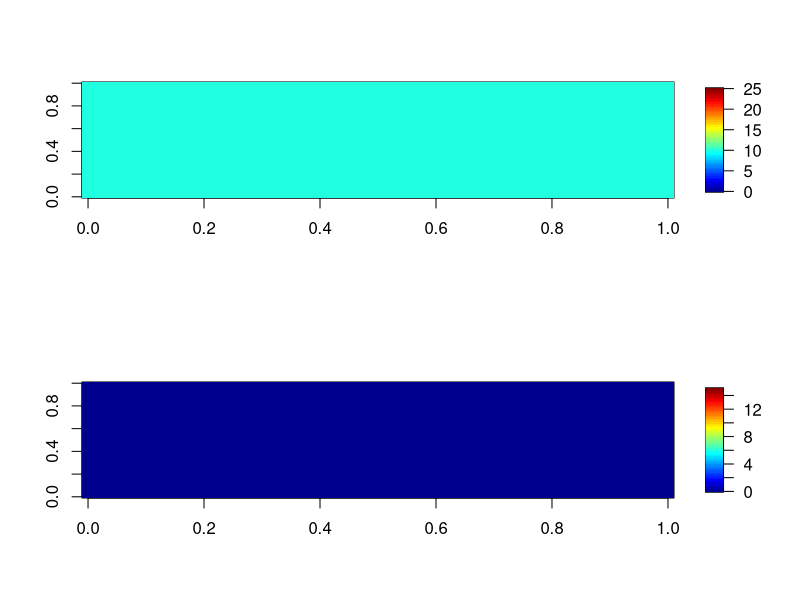
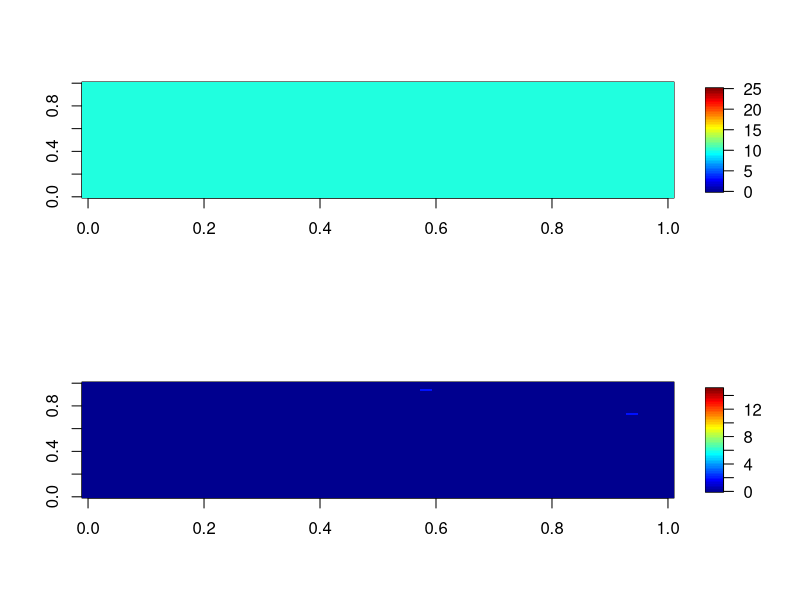
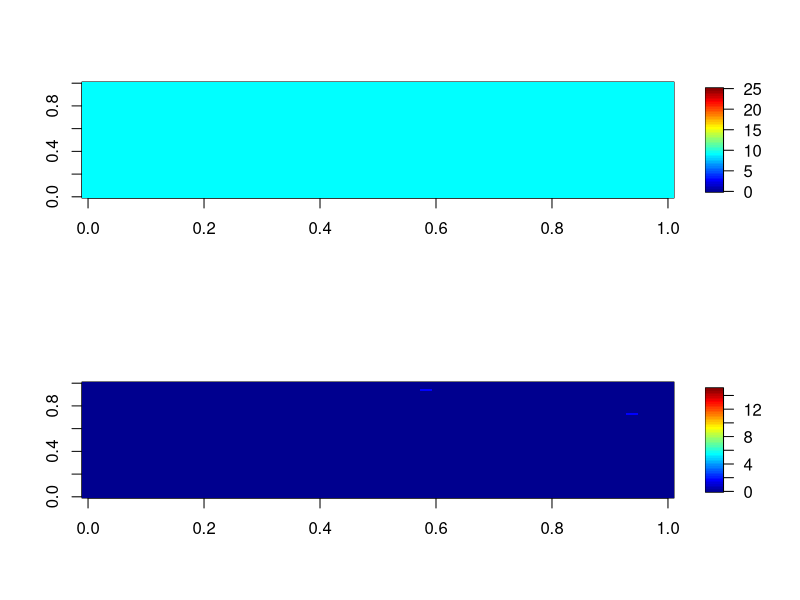
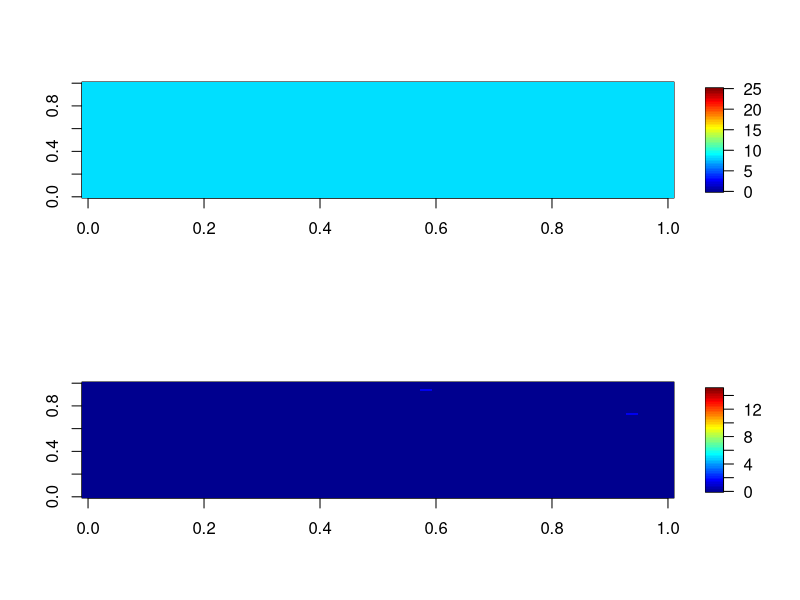
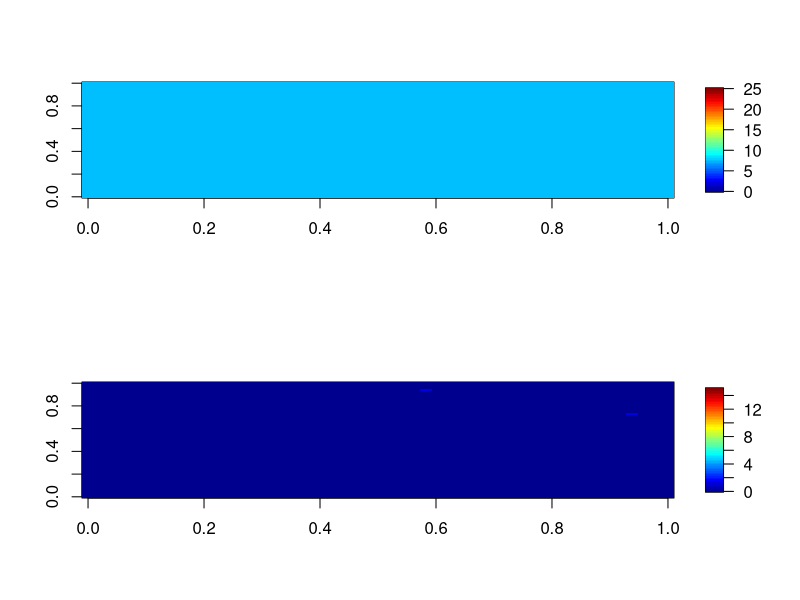
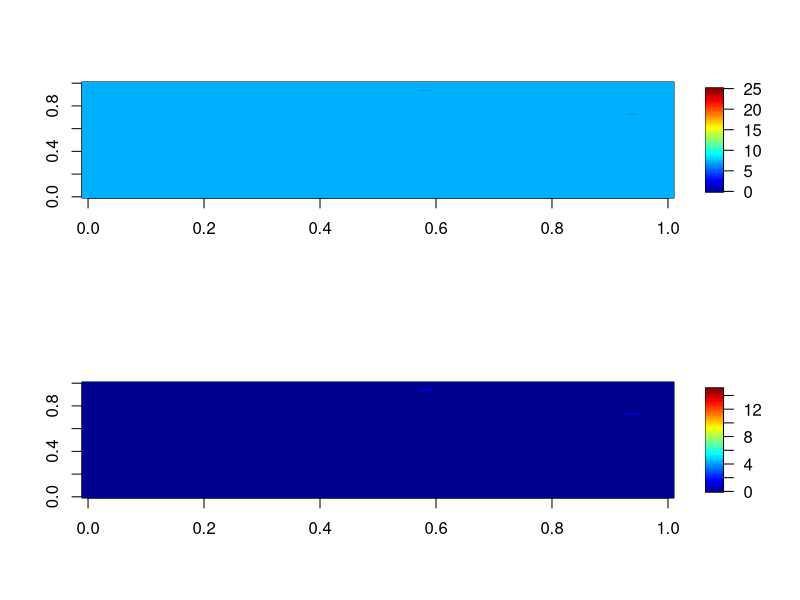
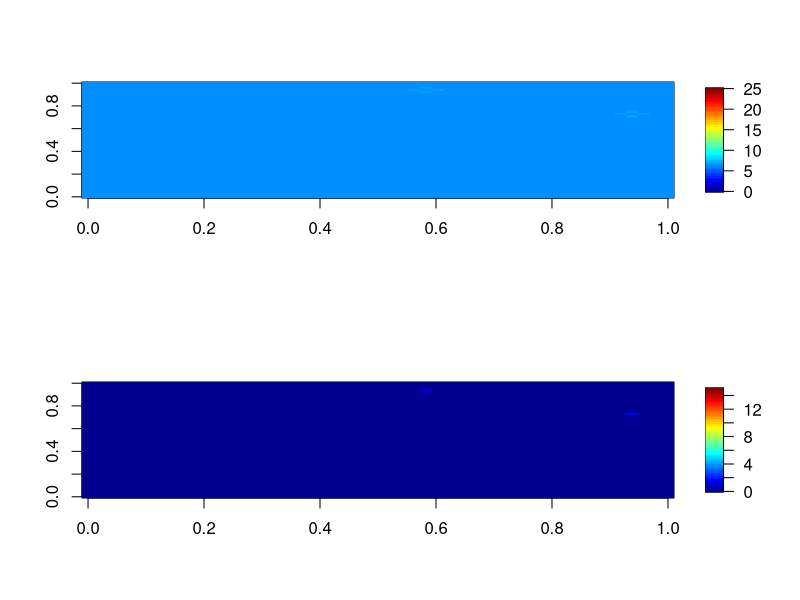
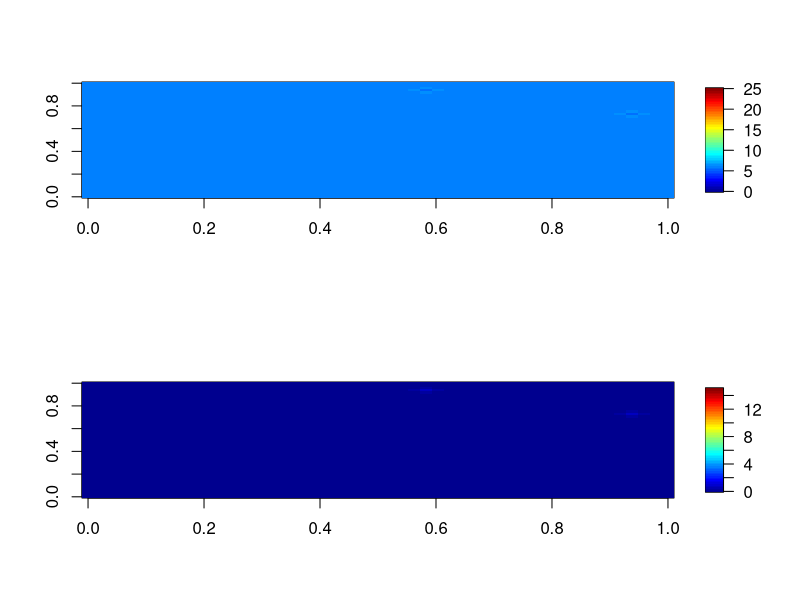

The R source for these figures, in order:
library('fields')
library(gsubfn)

# testing git commit

# Lotka-Volterra Growth function
f <- function(x_1,x_2,k_1,k_2,r,alpha)
{
  return(r*x_1*(1-(x_1/k_1)-(alpha*x_2/k_2)) )
}

 

#To ensure periodic boundary conditions
makePeriodic <- function(xarray)
{
  
  for (j in 2:(n+1)) {
    xarray[1,j] = xarray[n+1,j]
    xarray[n+2,j] = xarray[2,j]
  }
  
  for (i in 2:(n+1)) {
    xarray[i,1] = xarray[i,n+1]
    xarray[i,n+2] = xarray[i,2]
  }
  
  return(xarray)
}



# Initialize the grid
initializeSpace <-function(xarray,k)
{
  for (i in 2:(n+1)) {
    for (j in 2:(n+1)) {
      xarray[i,j] = k; 
    }     
  }
  xarray=makePeriodic(xarray)
}

#Diffusion, based on finite difference method.
diffTerm <- function(xarray)
{
  diffx = xarray[i-1,j]-2*xarray[i,j]+xarray[i+1,j]
  diffy = xarray[i,j-1]-2*xarray[i,j]+xarray[i,j+1]
  return(diffx+diffy) 
}

# Make diffusion coefficient of cancerous cells depend on normal cells
dCoeff_C <- function(x,k,d_max)
{
  return(d_max*(1-(x/k)))
}

# Carcinogenic event
carc_event <- function(xarray_C,xarray_N)
{
  u = sample.int(10,1)
  print(u)
  rn_cells_row = sample.int(50,u)
  rn_cells_col = sample.int(50,u)
  mu = 0.2
  for (i in 1:u) {
      xarray_C[rn_cells_row[i],rn_cells_col[i]] = mu*xarray_N[rn_cells_row[i],rn_cells_col[i]]
      xarray_N[rn_cells_row[i],rn_cells_col[i]] = xarray_N[rn_cells_row[i],rn_cells_col[i]] - xarray_C[rn_cells_row[i],rn_cells_col[i]]
    }
  return(list(xarray_C,xarray_N))
  }

n = 50
# For normal cells
r_N = 1
k_N =10
dCoeff_N = 0
alpha_NC = 1
dr = 0.1

# For cancerous cells 
r_C = 1.5 # Look up the values for logistic function
k_C = 15 
dCoeff_C_max = 1.5 # make it dependent on neighbouring cells
alpha_CN = 1
#Integration related
tmax=200
dt=0.1 #Note that dt < dx^2/2D for the integration scheme to converge! 
dx=1


popCurr_N = matrix(nrow=n+2,ncol=n+2)
popCurr_N = initializeSpace(popCurr_N, k_N)

popCurr_C = matrix(nrow=n+2,ncol=n+2)
popCurr_C = initializeSpace(popCurr_C, 0)  



par(mfrow=c(2,1))

popPlot_Total = popCurr_N[2:n+1,2:n+1]+popCurr_C[2:n+1,2:n+1]
image.plot(popPlot_Total,zlim=c(0,(k_N+k_C)))

popPlot_Can = popCurr_C[2:n+1,2:n+1]
image.plot(popPlot_Can,zlim=c(0,(k_C)))


Sys.sleep(1)

# Carcinogenic Event
list[popCurr_C, popCurr_N] = carc_event(popCurr_C,popCurr_N )

popPlot_Total=popCurr_N[2:n+1,2:n+1]+popCurr_C[2:n+1,2:n+1]
image.plot(popPlot_Total,zlim=c(0,(k_N+k_C)))

popPlot_Can = popCurr_C[2:n+1,2:n+1]
image.plot(popPlot_Can,zlim=c(0,(k_C)))

for (t in 2:tmax)
{
  #Numerical integration  
  popPast_N = popCurr_N
  popPast_C = popCurr_C
  
  for (i in 2:(n+1) ) {
    for (j in 2:(n+1) ) {
      popCurr_N[i,j] = (popPast_N[i,j] + dt*f(popPast_N[i,j],popPast_C[i,j],k_N,k_C,r_N,alpha_NC) 
                        + dt*dCoeff_N*diffTerm(popPast_N)/(dx*dx) - dr*(popPast_N[i,j])); 
      popCurr_C[i,j] = (popPast_C[i,j] + dt*f(popPast_C[i,j],popPast_N[i,j],k_C,k_N,r_C,alpha_CN) 
                        + dt*dCoeff_C(popPast_N[i,j],k_N,dCoeff_C_max)*diffTerm(popPast_C)/(dx*dx)); 
    }
  }
  
 
  #Make the array consistent with periodic boundary conditions.
  popCurr_N = makePeriodic(popCurr_N)
  popCurr_C = makePeriodic(popCurr_C)
  
  popPlot_Total = popCurr_N[2:n+1,2:n+1] + popCurr_C[2:n+1,2:n+1];
  image.plot(popPlot_Total,zlim=c(0,(k_N+k_C)))
  
  popPlot_Can = popCurr_C[2:n+1,2:n+1]
  image.plot(popPlot_Can,zlim=c(0,(k_C)))
  
  #Sleep, so that animation is visible.
  Sys.sleep(0.1);
}
# hi
# image.plot(popPlot_Total,zlim=c(0,(k_N+k_C)))
